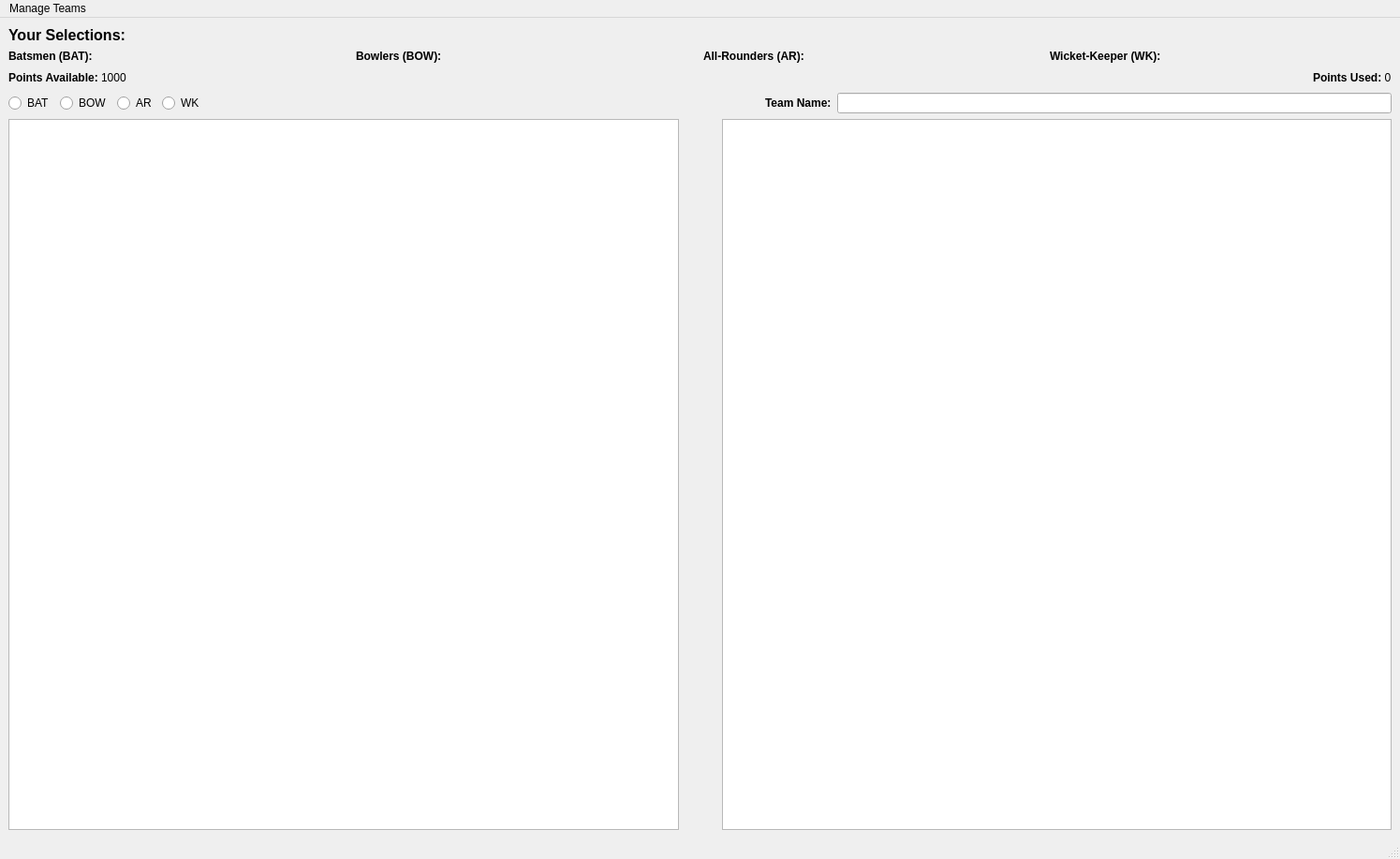
<?xml version="1.0" encoding="UTF-8"?>
<ui version="4.0">
 <class>MainWindow</class>
 <widget class="QMainWindow" name="MainWindow">
  <property name="geometry">
   <rect>
    <x>0</x>
    <y>0</y>
    <width>1495</width>
    <height>917</height>
   </rect>
  </property>
  <property name="windowTitle">
   <string>MainWindow</string>
  </property>
  <widget class="QWidget" name="centralwidget">
   <layout class="QVBoxLayout" name="verticalLayout">
    <item>
     <layout class="QHBoxLayout" name="horizontalLayout_4">
      <item>
       <widget class="QLabel" name="label">
        <property name="text">
         <string>&lt;html&gt;&lt;head/&gt;&lt;body&gt;&lt;p&gt;&lt;span style=&quot; font-size:12pt; font-weight:600;&quot;&gt;Your Selections:&lt;/span&gt;&lt;/p&gt;&lt;/body&gt;&lt;/html&gt;</string>
        </property>
       </widget>
      </item>
     </layout>
    </item>
    <item>
     <layout class="QHBoxLayout" name="horizontalLayout">
      <item>
       <widget class="QLabel" name="batCount">
        <property name="text">
         <string>&lt;html&gt;&lt;head/&gt;&lt;body&gt;&lt;p&gt;&lt;span style=&quot; font-weight:600;&quot;&gt;Batsmen (BAT):&lt;/span&gt;&lt;/p&gt;&lt;/body&gt;&lt;/html&gt;</string>
        </property>
       </widget>
      </item>
      <item>
       <widget class="QLabel" name="bowCount">
        <property name="text">
         <string>&lt;html&gt;&lt;head/&gt;&lt;body&gt;&lt;p&gt;&lt;span style=&quot; font-weight:600;&quot;&gt;Bowlers (BOW):&lt;/span&gt;&lt;/p&gt;&lt;/body&gt;&lt;/html&gt;</string>
        </property>
       </widget>
      </item>
      <item>
       <widget class="QLabel" name="ARCount">
        <property name="text">
         <string>&lt;html&gt;&lt;head/&gt;&lt;body&gt;&lt;p&gt;&lt;span style=&quot; font-weight:600;&quot;&gt;All-Rounders (AR):&lt;/span&gt;&lt;/p&gt;&lt;/body&gt;&lt;/html&gt;</string>
        </property>
       </widget>
      </item>
      <item>
       <widget class="QLabel" name="wkCount">
        <property name="text">
         <string>&lt;html&gt;&lt;head/&gt;&lt;body&gt;&lt;p&gt;&lt;span style=&quot; font-weight:600;&quot;&gt;Wicket-Keeper (WK):&lt;/span&gt;&lt;/p&gt;&lt;/body&gt;&lt;/html&gt;</string>
        </property>
       </widget>
      </item>
     </layout>
    </item>
    <item>
     <layout class="QHBoxLayout" name="horizontalLayout_5">
      <item>
       <widget class="QLabel" name="pointsAvail">
        <property name="text">
         <string>&lt;html&gt;&lt;head/&gt;&lt;body&gt;&lt;p&gt;&lt;span style=&quot; font-weight:600;&quot;&gt;Points Available:&lt;/span&gt; 1000&lt;/p&gt;&lt;/body&gt;&lt;/html&gt;</string>
        </property>
       </widget>
      </item>
      <item>
       <spacer name="horizontalSpacer_2">
        <property name="orientation">
         <enum>Qt::Horizontal</enum>
        </property>
        <property name="sizeHint" stdset="0">
         <size>
          <width>40</width>
          <height>20</height>
         </size>
        </property>
       </spacer>
      </item>
      <item>
       <widget class="QLabel" name="pointsUsed">
        <property name="text">
         <string>&lt;html&gt;&lt;head/&gt;&lt;body&gt;&lt;p&gt;&lt;span style=&quot; font-weight:600;&quot;&gt;Points Used:&lt;/span&gt; 0&lt;/p&gt;&lt;/body&gt;&lt;/html&gt;</string>
        </property>
       </widget>
      </item>
     </layout>
    </item>
    <item>
     <layout class="QHBoxLayout" name="horizontalLayout_9">
      <item>
       <widget class="QRadioButton" name="radioButton_4">
        <property name="text">
         <string>BAT</string>
        </property>
       </widget>
      </item>
      <item>
       <widget class="QRadioButton" name="radioButton_3">
        <property name="text">
         <string>BOW</string>
        </property>
       </widget>
      </item>
      <item>
       <widget class="QRadioButton" name="radioButton_2">
        <property name="text">
         <string>AR</string>
        </property>
       </widget>
      </item>
      <item>
       <widget class="QRadioButton" name="radioButton">
        <property name="text">
         <string>WK</string>
        </property>
       </widget>
      </item>
      <item>
       <spacer name="horizontalSpacer_3">
        <property name="orientation">
         <enum>Qt::Horizontal</enum>
        </property>
        <property name="sizeHint" stdset="0">
         <size>
          <width>40</width>
          <height>20</height>
         </size>
        </property>
       </spacer>
      </item>
      <item>
       <widget class="QLabel" name="label_2">
        <property name="text">
         <string>&lt;html&gt;&lt;head/&gt;&lt;body&gt;&lt;p&gt;&lt;span style=&quot; font-weight:600;&quot;&gt;Team Name:&lt;/span&gt;&lt;/p&gt;&lt;/body&gt;&lt;/html&gt;</string>
        </property>
       </widget>
      </item>
      <item>
       <widget class="QLineEdit" name="lineEdit"/>
      </item>
     </layout>
    </item>
    <item>
     <layout class="QHBoxLayout" name="horizontalLayout_2">
      <item>
       <widget class="QListWidget" name="listWidget_2"/>
      </item>
      <item>
       <spacer name="horizontalSpacer">
        <property name="orientation">
         <enum>Qt::Horizontal</enum>
        </property>
        <property name="sizeType">
         <enum>QSizePolicy::Minimum</enum>
        </property>
        <property name="sizeHint" stdset="0">
         <size>
          <width>40</width>
          <height>20</height>
         </size>
        </property>
       </spacer>
      </item>
      <item>
       <widget class="QListWidget" name="listWidget"/>
      </item>
     </layout>
    </item>
   </layout>
  </widget>
  <widget class="QMenuBar" name="menubar">
   <property name="geometry">
    <rect>
     <x>0</x>
     <y>0</y>
     <width>1495</width>
     <height>43</height>
    </rect>
   </property>
   <widget class="QMenu" name="menuManage_Teams">
    <property name="title">
     <string>Manage Teams</string>
    </property>
    <addaction name="actionNEW_Team"/>
    <addaction name="actionSAVE_Team"/>
    <addaction name="actionOPEN_Team"/>
    <addaction name="actionEVALUATE_Team"/>
   </widget>
   <addaction name="menuManage_Teams"/>
  </widget>
  <widget class="QStatusBar" name="statusbar"/>
  <action name="actionSAVE_Team">
   <property name="text">
    <string>SAVE Team</string>
   </property>
  </action>
  <action name="actionOPEN_Team">
   <property name="text">
    <string>OPEN Team</string>
   </property>
  </action>
  <action name="actionEVALUATE_Team">
   <property name="text">
    <string>EVALUATE Team</string>
   </property>
  </action>
  <action name="actionNEW_Team">
   <property name="text">
    <string>NEW Team</string>
   </property>
  </action>
 </widget>
 <resources/>
 <connections/>
</ui>
